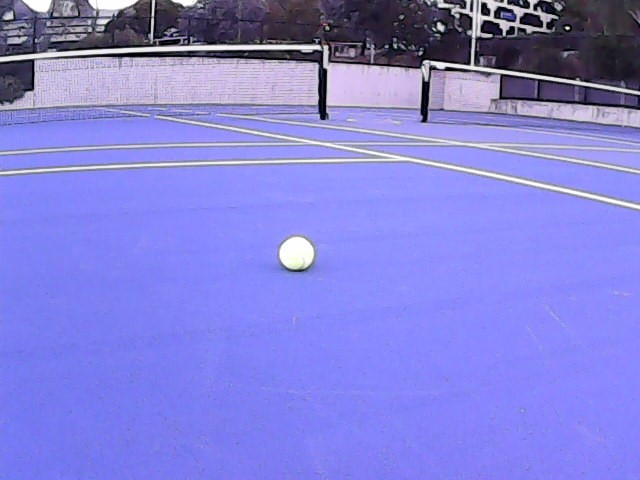
#> input picture minghao/tennis/1.jpg, 640 x 480 px
$ python -i tennis_detect.py   (imports and definitions only)
#> lines starting #> are read from the running program, lines starting #| are printed output that depends on the picture; after the words box and inside, x2 and y2 are one past the last pixel; in counts of white or black regions, pixels touching at a corner belong together
import cv2
import numpy as np

class tennis_detctor:
    def __init__(self, length_filter=30, remove_div_points=8,random_points=20,threshold=4):

        self.length_filter = length_filter # 30
        self.remove_div_points = remove_div_points #8
        self.random_points =  random_points # 20
        self.threshold = threshold # 4

    def detect(self,frame):

        # 检查颜色范围1，找到网球颜色区域和地面颜色区域
        mask_ground = self.color_filter(frame,'ground')
        maks_tennis = self.color_filter(frame,'tennis')
        # 使用Canny 检测轮廓
        edges = self.Canny_edge(frame)
        edges = cv2.bitwise_and(edges, mask_ground)
        intersection = cv2.bitwise_and(maks_tennis, edges)
        # 找到重叠部分的轮廓
        intersection_contours, _ = cv2.findContours(intersection, cv2.RETR_EXTERNAL, cv2.CHAIN_APPROX_NONE)
        # 保留最长的10个轮廓，并且保留大于 length_filter 的轮廓
        intersection_contours = sorted(intersection_contours, key=lambda c: cv2.arcLength(c, True), reverse=True)[:20]
        filtered_contours = [contour for contour in intersection_contours if len(contour) > self.length_filter]
        # 检查轮廓是否是圆形，返回符合的⚪
        valid_circles,mean_centers,Radius = self.check_circles_in_filtered_contours(filtered_contours)

        # 初始化最大面积， 计算圆的最大的面积,找到面积最大的球
        tennis_list_center = []
        tennis_R = []
        max_area = 0
        for contour in valid_circles:
            area = cv2.contourArea(contour)
            if area > max_area:
                max_area = area
        # 记下符合的圆形
        for i in range(len(Radius)):
            if cv2.contourArea(valid_circles[i]) > 0.5 * max_area and np.max(Radius) > 5:
                x, y = map(int, map(round, mean_centers[i]))
                tennis_list_center.append([x,y])
                tennis_R.append(int(Radius[i]))
        return tennis_list_center,tennis_R

    def color_filter(self,frame,obj):
        hsv = cv2.cvtColor(frame, cv2.COLOR_BGR2HSV)
        if obj == 'tennis':
            # 定义网球的颜色范围（根据网球的实际颜色调整）
            mask_1 = cv2.inRange(hsv, np.array([25, 70, 0]), np.array([60, 120, 255]))
            mask_2 = cv2.inRange(hsv, np.array([25, 20, 50]), np.array([60, 255, 160])) #backlighting(beiguang)
            mask_3 = cv2.inRange(hsv, np.array([8, 0, 220]), np.array([72, 100, 255])) #frontlighting(fanguang)
            # 创建遮罩，只保留在颜色范围内的部分 球
            mask = cv2.bitwise_or(mask_1, mask_2)
            mask = cv2.bitwise_or(mask, mask_3)
            # 使用形态学操作去除噪声
            mask = cv2.erode(mask, None, iterations=1)
            obj_dilated_mask = cv2.dilate(mask, np.ones((15, 15), np.uint8), iterations=4)
        elif obj == 'ground':
            # 蓝色地面，
            mask_ground = cv2.inRange(hsv, np.array([107, 69, 0]), np.array([126, 200, 255]))
            # 使用形态学操作去除噪声
            mask_ground = cv2.erode(mask_ground, np.ones((5, 5)), iterations=4)
            obj_dilated_mask = cv2.dilate(mask_ground, np.ones((15, 15), np.uint8), iterations=4)
        return obj_dilated_mask

    def Canny_edge(self,frame):
        gray = cv2.cvtColor(frame, cv2.COLOR_BGR2GRAY)
        blurred = cv2.GaussianBlur(gray, (7, 7), 3)
        edges = cv2.Canny(blurred, 50, 150)
        edges_dilated = cv2.dilate(edges, None, iterations=1)
        return edges

    def check_circles_in_filtered_contours(self, filtered_contours):
        valid_circles = []
        mean_centers = []
        Radius = []
        check = None
        # 验证每个轮廓是否为圆形
        for contour in filtered_contours:
            centers = []
            for k in range(self.random_points):
                # 随机采样法
                idx1, idx2, idx3 = np.random.choice(len(contour), 3, replace=True)
                p1, p2, p3 = contour[idx1][0], contour[idx2][0], contour[idx3][0]
                center = self.get_circle_center(p1, p2, p3)

                if center:
                    centers.append(center)
                    #cv2.circle(result_image, center, 1, (len(contour), len(contour), len(contour)), 2)
            if len(centers) > self.remove_div_points +1:
                check,m_center,R = self.is_circle(contour,centers)
            if check:
                mean_centers.append(m_center)
                valid_circles.append(contour)
                Radius.append(R)
        return valid_circles,mean_centers,Radius

    def get_circle_center(self,p1, p2, p3):
        """
        计算三个点的外接圆圆心
        """
        temp = p2[0]**2 + p2[1]**2
        bc = (p1[0]**2 + p1[1]**2 - temp) / 2
        cd = (temp - p3[0]**2 - p3[1]**2) / 2
        det = (p1[0] - p2[0]) * (p2[1] - p3[1]) - (p2[0] - p3[0]) * (p1[1] - p2[1])
        if abs(det) < 1e-6:
          return None
        cx = (bc * (p2[1] - p3[1]) - cd * (p1[1] - p2[1])) / det
        cy = ((p1[0] - p2[0]) * cd - (p2[0] - p3[0]) * bc) / det
        return int(cx), int(cy)

    def is_circle(self,contour,centers):
        """
        检查圆心分布是否接近，判断是否为圆形
        """
        # 将列表转换为 NumPy 数组, 计算均值中心, 计算每个点到均值中心的距离,找到距离最大的 n 个点的索引
        # 创建一个布尔掩码，标记出需要保留的点, 使用掩码创建一个新的数组，不包含最大的 n 个值
        centers = np.array(centers)
        mean_center = np.mean(centers, axis=0)
        distances = np.linalg.norm(np.squeeze(centers - mean_center), axis=1)
        indices_to_remove = np.argpartition(distances, -self.remove_div_points)[-self.remove_div_points:]
        mask = np.ones(centers.shape[0], dtype=bool)
        mask[indices_to_remove] = False
        filtered_centers = centers[mask]
        # 计算 去除散点的中心
        centers = np.array(filtered_centers)
        mean_center = np.mean(centers, axis=0)
        distances = (np.linalg.norm(np.squeeze(centers - mean_center), axis=1))
        # 计算半径
        Rs = (np.linalg.norm(np.squeeze(contour - mean_center), axis=1))
        R = np.mean(Rs)
        return (np.mean(distances) < self.threshold ) , mean_center ,R


>>> import cv2
>>> picture = cv2.imread('tennis/1.jpg')
#> picture is the input picture: shape (480, 640, 3); mean B, G, R 217.4, 130.4, 131.8
>>> result = tennis_detctor().detect(picture)
#> in color_filter, `mask_ground = cv2.inRange(hsv, np.array([107, 69, 0]), np.array([126, ..`:
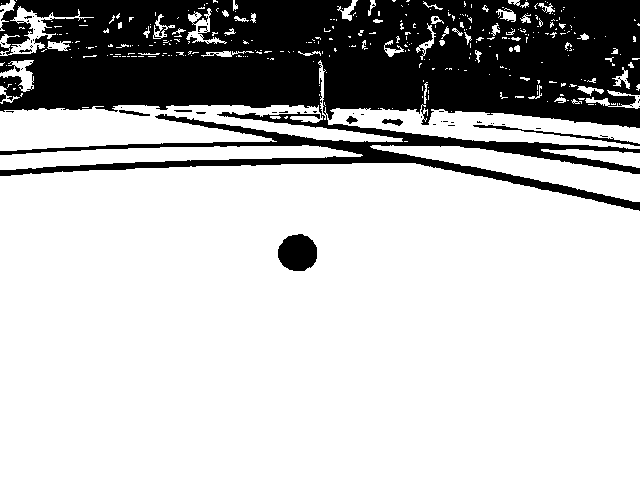
#> mask_ground: shape (480, 640); 74.8% white; 65 black regions (56 under 20 px), largest, box (x1, y1, x2, y2) and area: (0, 0, 640, 211) 75181, (278, 234, 317, 271) 1142, (473, 125, 640, 146) 412
#> in color_filter, `mask_ground = cv2.erode(mask_ground, np.ones((5, 5)), iterations=4)`:
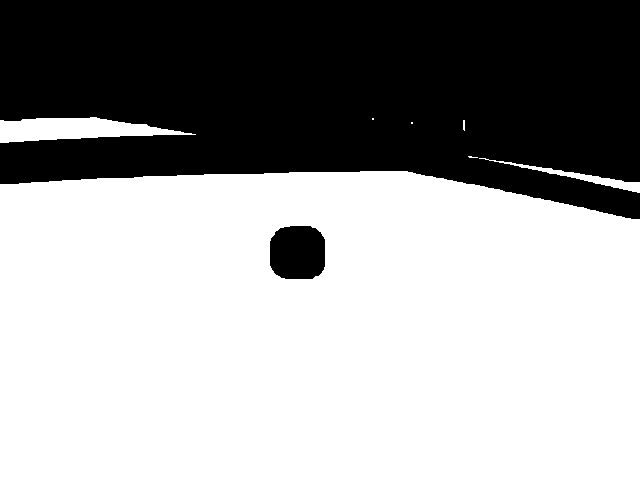
#> mask_ground: shape (480, 640); 62.3% white; 2 black regions, box (x1, y1, x2, y2) and area: (0, 0, 640, 219) 113090, (270, 226, 325, 279) 2615
#> call 2 of color_filter, with obj = 'tennis'
#> in color_filter (call 2), `obj_dilated_mask = cv2.dilate(mask, np.ones((15, 15), np.uint8), itera..`:
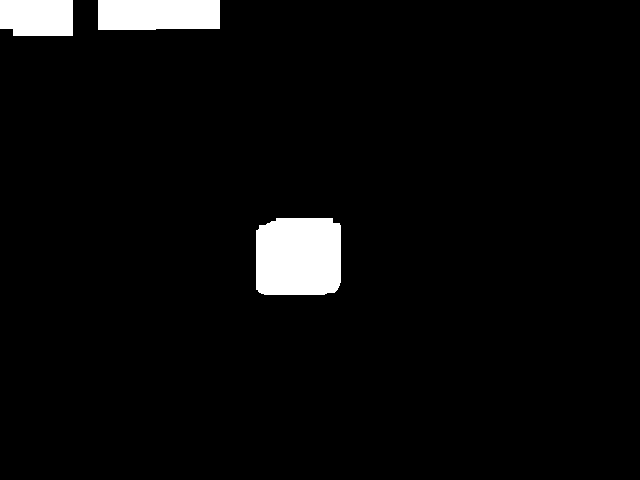
#> obj_dilated_mask: shape (480, 640); 4% white; 3 white regions, box (x1, y1, x2, y2) and area: (256, 218, 341, 295) 6301, (98, 0, 220, 30) 3596, (0, 0, 73, 36) 2537
#> in Canny_edge, `gray = cv2.cvtColor(frame, cv2.COLOR_BGR2GRAY)`:
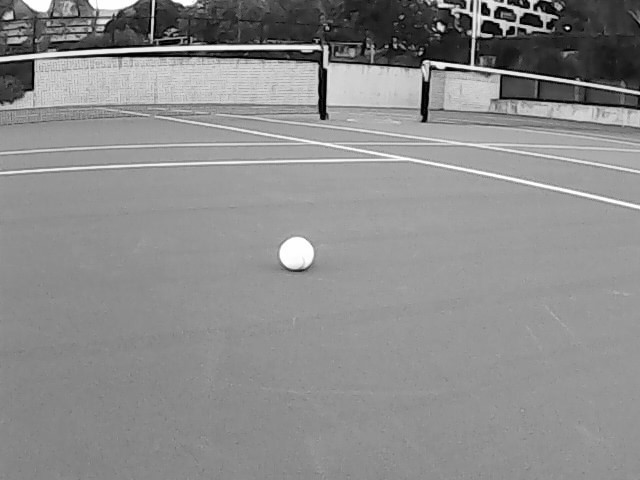
#> gray: shape (480, 640); min 0, max 255, mean 140.7
#> in Canny_edge, `blurred = cv2.GaussianBlur(gray, (7, 7), 3)`:
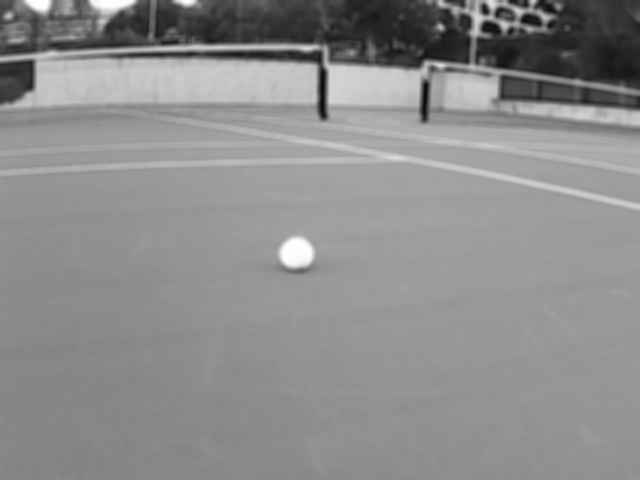
#> blurred: shape (480, 640); min 9, max 254, mean 140.7
#> in Canny_edge, `edges_dilated = cv2.dilate(edges, None, iterations=1)`:
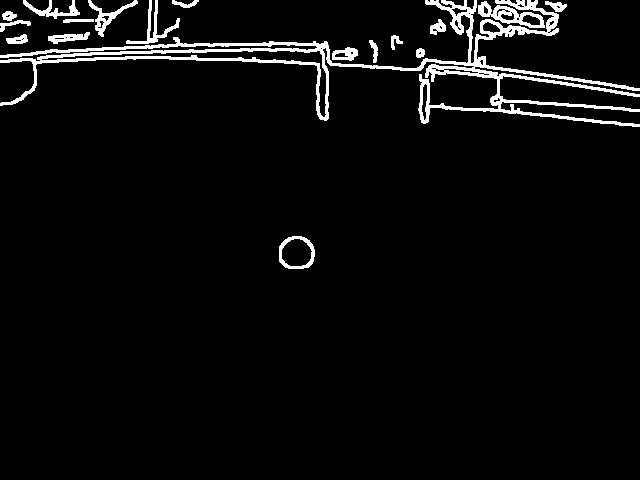
#> edges_dilated: shape (480, 640); 4.3% white; 18 white regions, largest, box (x1, y1, x2, y2) and area: (0, 0, 640, 127) 9379, (478, 1, 545, 28) 654, (126, 0, 180, 44) 475
#> in detect, `edges = cv2.bitwise_and(edges, mask_ground)`:
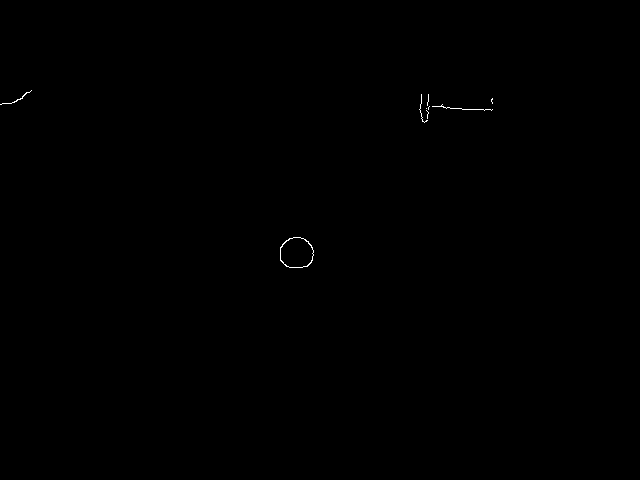
#> edges: shape (480, 640); 0.09% white in thin lines or dots, all inside (x1, y1, x2, y2) = (0, 90, 493, 268)
#> in detect, `intersection_contours, _ = cv2.findContours(intersection, cv2.RETR_EXT..`: intersection_contours = 1 contour; box (x1, y1, x2, y2) and area: (280, 237, 314, 268) 822
#> in detect, `filtered_contours = [contour for contour in intersection_contours if l..`: filtered_contours has the same summary as intersection_contours
#> the loop in check_circles_in_filtered_contours, `for contour in filtered_contours:` made 1 pass
#> (indices_to_remove in is_circle, R) on pass 1: ([0, 6, 17, 11, 10, 15, 2, 8], 16.17)
#> after the loop in check_circles_in_filtered_contours, `for contour in filtered_contours:`: Radius = [16.17]; mean_centers = [[296.2, 252.2]]; valid_circles has the same summary as intersection_contours in detect
#> in detect, `valid_circles,mean_centers,Radius = self.check_circles_in_filtered_con..`: valid_circles has the same summary as intersection_contours; Radius = [16.17]
#> the loop in detect, `for contour in valid_circles:` made 1 pass
#> (area, max_area) on pass 1: (822, 822)
#> after the loop in detect, `for contour in valid_circles:`: max_area = 822
#> the loop in detect, `for i in range(len(Radius)):` made 1 pass
#> (x, y) on pass 1: (296, 252)
#> after the loop in detect, `for i in range(len(Radius)):`: tennis_R = [16]; tennis_list_center = [[296, 252]]
#> result = ([[296, 252]], [16])

$ run again, on minghao/tennis/10.jpg
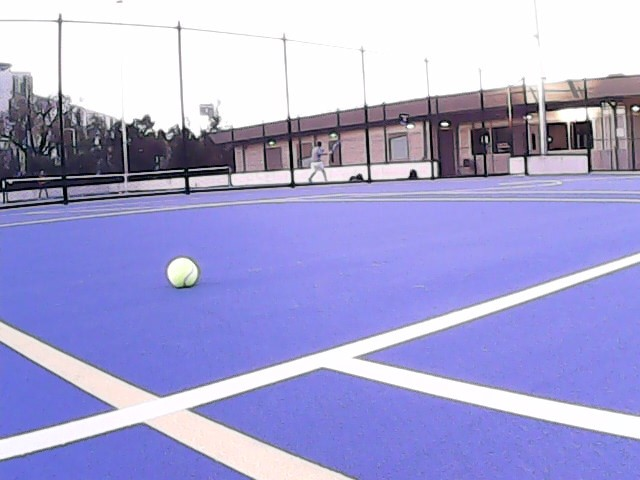
#> input picture minghao/tennis/10.jpg, 640 x 480 px
#> picture is the input picture: shape (480, 640, 3); mean B, G, R 212.9, 164.6, 166.4
#> hsv: shape (480, 640, 3); mean H, S, V 95.4, 63, 214.4
#> in color_filter, `mask_ground = cv2.inRange(hsv, np.array([107, 69, 0]), np.array([126, ..`:
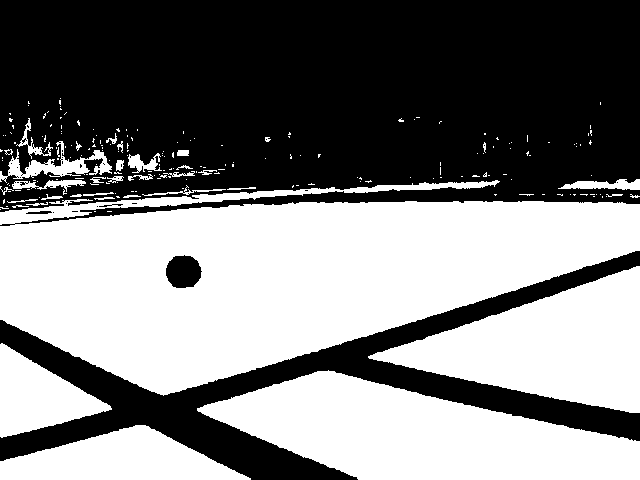
#> mask_ground: shape (480, 640); 49.5% white; 211 white regions (174 under 20 px), largest, box (x1, y1, x2, y2) and area: (0, 180, 640, 396) 83451, (197, 370, 640, 480) 29026, (368, 266, 640, 413) 20700
#> mask_1: shape (480, 640); 0% white in thin lines or dots, all inside (x1, y1, x2, y2) = (179, 103, 612, 285)
#> mask_2: shape (480, 640); 0.01% white in thin lines or dots, all inside (x1, y1, x2, y2) = (182, 86, 616, 286)
#> mask_3: shape (480, 640); 2.5% white; 275 white regions (200 under 20 px), largest, box (x1, y1, x2, y2) and area: (238, 446, 276, 480) 689, (169, 258, 197, 284) 506, (177, 419, 224, 459) 483
#> edges_dilated: shape (480, 640); 9.8% white; 19 white regions (1 under 20 px), largest, box (x1, y1, x2, y2) and area: (0, 13, 640, 213) 17810, (0, 253, 640, 400) 2420, (185, 365, 640, 480) 2264
#> in detect, `intersection = cv2.bitwise_and(maks_tennis, edges)`:
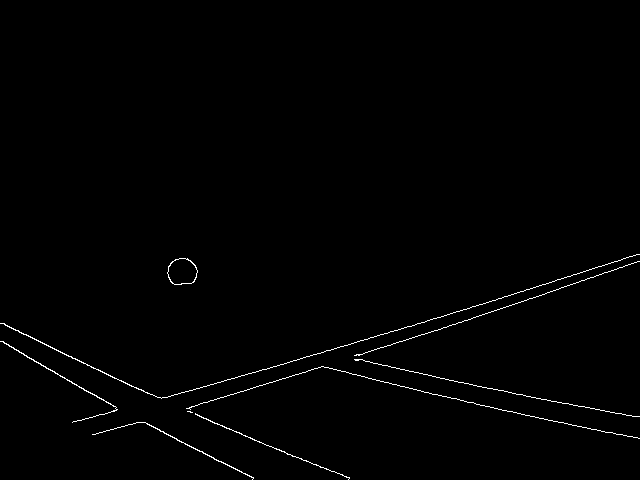
#> intersection: shape (480, 640); 0.81% white in thin lines or dots, all inside (x1, y1, x2, y2) = (0, 254, 640, 480)
#> in detect, `intersection_contours, _ = cv2.findContours(intersection, cv2.RETR_EXT..`: intersection_contours = 9 contours, 4 with area under 20; largest, box (x1, y1, x2, y2) and area: (167, 258, 198, 285) 622, (0, 341, 118, 423) 63, (0, 254, 640, 399) 63, (92, 422, 254, 480) 52, (195, 413, 350, 480) 36
#> in detect, `intersection_contours = sorted(intersection_contours, key=lambda c: cv..`: intersection_contours = 9 contours, 4 with area under 20; largest, box (x1, y1, x2, y2) and area: (167, 258, 198, 285) 622, (0, 254, 640, 399) 63, (0, 341, 118, 423) 63, (92, 422, 254, 480) 52, (195, 413, 350, 480) 36
#> filtered_contours = 8 contours, 3 with area under 20; largest, box (x1, y1, x2, y2) and area: (167, 258, 198, 285) 622, (0, 254, 640, 399) 63, (0, 341, 118, 423) 63, (92, 422, 254, 480) 52, (195, 413, 350, 480) 36
#> the loop in check_circles_in_filtered_contours, `for contour in filtered_contours:` made 8 passes
#> (indices_to_remove in is_circle, R) on passes 1 to 5: ([3, 12, 7, 18, 5, 8, 10, 14], 1686.9), ([7, 12, 19, 4, 17, 14, 16, 8], 388.9), ([2, 10, 14, 6, 9, 11, 4, 18], 6354.1), ([16, 15, 3, 14, 5, 1, 9, 18], 3038.9), ([16, 5, 17, 8, 1, 10, 3, 15], 231.1)
#> the loop in detect, `for contour in valid_circles:` made 1 pass
#> the loop in detect, `for i in range(len(Radius)):` made 1 pass

$ run again, on minghao/tennis/12.jpg
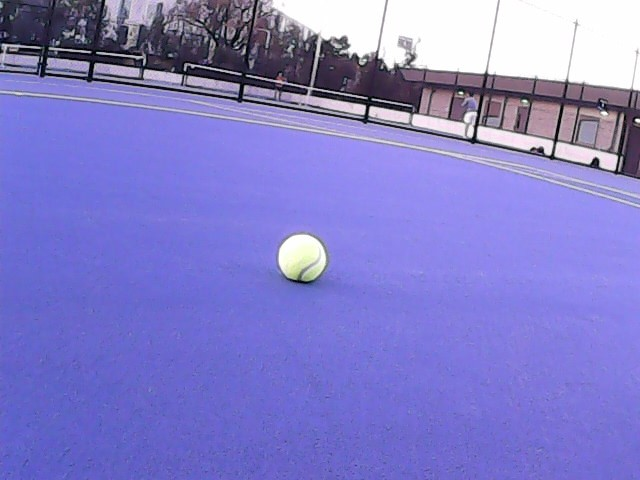
#> input picture minghao/tennis/12.jpg, 640 x 480 px
#> picture is the input picture: shape (480, 640, 3); mean B, G, R 202.3, 125.9, 130.2
#> hsv: shape (480, 640, 3); mean H, S, V 115.7, 97.1, 202.8
#> in color_filter, `mask_ground = cv2.inRange(hsv, np.array([107, 69, 0]), np.array([126, ..`:
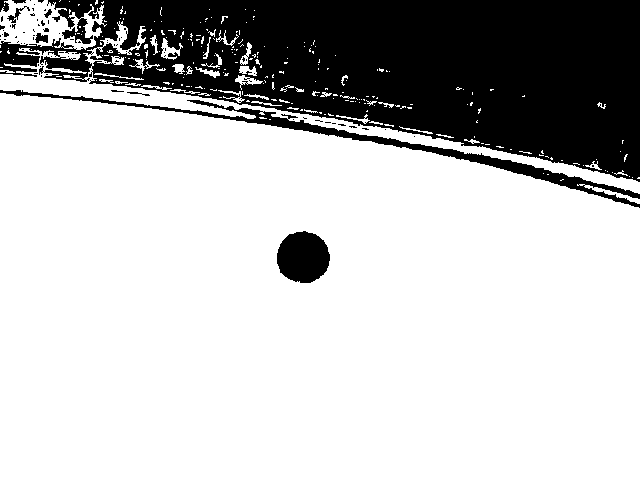
#> mask_ground: shape (480, 640); 75.3% white; 85 black regions (76 under 20 px), largest, box (x1, y1, x2, y2) and area: (0, 0, 640, 182) 68774, (0, 90, 640, 208) 4409, (277, 231, 330, 283) 2146
#> mask_1: shape (480, 640); 0.02% white; 3 white regions (2 under 20 px), largest, box (x1, y1, x2, y2) and area: (291, 271, 300, 278) 35
#> mask_2: shape (480, 640); 0.02% white in thin lines or dots, all inside (x1, y1, x2, y2) = (291, 267, 310, 281)
#> mask_3: shape (480, 640); 0.54% white; 32 white regions (22 under 20 px), largest, box (x1, y1, x2, y2) and area: (280, 237, 326, 275) 1125, (390, 0, 394, 32) 96, (288, 235, 304, 244) 50
#> edges_dilated: shape (480, 640); 6.5% white; 13 white regions, largest, box (x1, y1, x2, y2) and area: (0, 0, 640, 182) 15451, (161, 1, 243, 78) 1056, (95, 0, 164, 66) 892
#> in detect, `edges = cv2.bitwise_and(edges, mask_ground)`:
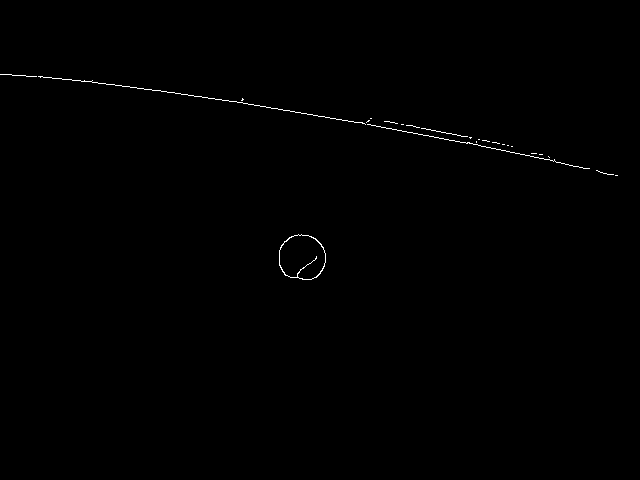
#> edges: shape (480, 640); 0.31% white in thin lines or dots, all inside (x1, y1, x2, y2) = (0, 74, 618, 280)
#> intersection: shape (480, 640); 0.06% white in thin lines or dots, all inside (x1, y1, x2, y2) = (279, 234, 326, 280)
#> intersection_contours = 1 contour; box (x1, y1, x2, y2) and area: (279, 234, 326, 280) 1676
#> filtered_contours has the same summary as intersection_contours
#> the loop in check_circles_in_filtered_contours, `for contour in filtered_contours:` made 1 pass
#> (indices_to_remove in is_circle, R) on pass 1: ([2, 5, 6, 15, 3, 4, 8, 0], 23.09)
#> after the loop in check_circles_in_filtered_contours, `for contour in filtered_contours:`: Radius = [23.09]; mean_centers = [[301.6, 257.2]]; valid_circles has the same summary as intersection_contours in detect
#> in detect, `valid_circles,mean_centers,Radius = self.check_circles_in_filtered_con..`: valid_circles has the same summary as intersection_contours; Radius = [23.09]
#> the loop in detect, `for contour in valid_circles:` made 1 pass
#> (area, max_area) on pass 1: (1676.5, 1676.5)
#> after the loop in detect, `for contour in valid_circles:`: max_area = 1676.5
#> the loop in detect, `for i in range(len(Radius)):` made 1 pass
#> (x, y) on pass 1: (302, 257)
#> after the loop in detect, `for i in range(len(Radius)):`: tennis_R = [23]; tennis_list_center = [[302, 257]]
#> result = ([[302, 257]], [23])
